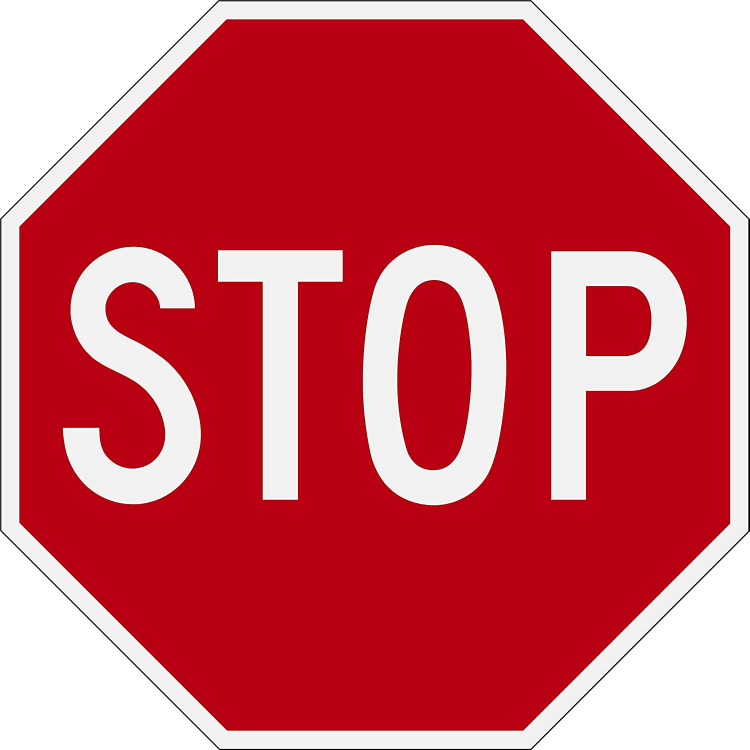
#> input picture stop_1.jpeg, 1499 x 1500 px, found by its file name (shown at 1/2 size)
$ python test.py
#> lines starting #> are read from the running program, lines starting #| are printed output that depends on the picture
import cv2
import numpy as np
from matplotlib import pyplot
import matplotlib.pyplot as plt

image = cv2.imread("/home/miguff/ÓE/Self-Driving/stop_1.jpeg")
#> image is the input picture: shape (1500, 1499, 3); mean B, G, R 101.4, 90.4, 206.6
print(type(image))
#| <class 'numpy.ndarray'>
image = cv2.resize(image, (300, 300))
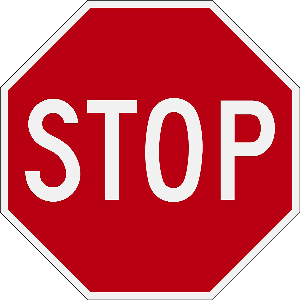
#> image: shape (300, 300, 3); mean B, G, R 101.5, 90.4, 206.5

pyplot.imshow(image)
pyplot.show()
#Centerpont meghatározása
#Bounding box berajzolása
#alakzat meghatározása
